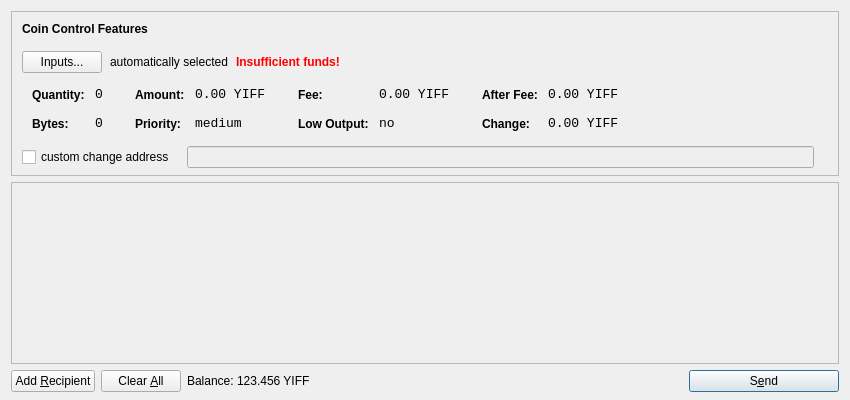
<?xml version="1.0" encoding="UTF-8"?>
<ui version="4.0">
 <class>SendCoinsDialog</class>
 <widget class="QDialog" name="SendCoinsDialog">
  <property name="geometry">
   <rect>
    <x>0</x>
    <y>0</y>
    <width>850</width>
    <height>400</height>
   </rect>
  </property>
  <property name="windowTitle">
   <string>Send Coins</string>
  </property>
  <layout class="QVBoxLayout" name="verticalLayout" stretch="0,1,0">
   <property name="bottomMargin">
    <number>8</number>
   </property>
   <item>
    <widget class="QFrame" name="frameCoinControl">
     <property name="sizePolicy">
      <sizepolicy hsizetype="Expanding" vsizetype="Expanding">
       <horstretch>0</horstretch>
       <verstretch>0</verstretch>
      </sizepolicy>
     </property>
     <property name="maximumSize">
      <size>
       <width>16777215</width>
       <height>16777215</height>
      </size>
     </property>
     <property name="frameShape">
      <enum>QFrame::StyledPanel</enum>
     </property>
     <property name="frameShadow">
      <enum>QFrame::Sunken</enum>
     </property>
     <layout class="QVBoxLayout" name="verticalLayoutCoinControl2">
      <property name="spacing">
       <number>-1</number>
      </property>
      <property name="leftMargin">
       <number>0</number>
      </property>
      <property name="topMargin">
       <number>0</number>
      </property>
      <property name="rightMargin">
       <number>0</number>
      </property>
      <property name="bottomMargin">
       <number>6</number>
      </property>
      <item>
       <layout class="QVBoxLayout" name="verticalLayoutCoinControl" stretch="0,0,0,0,1">
        <property name="spacing">
         <number>0</number>
        </property>
        <property name="leftMargin">
         <number>10</number>
        </property>
        <property name="topMargin">
         <number>10</number>
        </property>
        <item>
         <layout class="QHBoxLayout" name="horizontalLayoutCoinControl1">
          <property name="bottomMargin">
           <number>15</number>
          </property>
          <item>
           <widget class="QLabel" name="labelCoinControlFeatures">
            <property name="sizePolicy">
             <sizepolicy hsizetype="Preferred" vsizetype="Maximum">
              <horstretch>0</horstretch>
              <verstretch>0</verstretch>
             </sizepolicy>
            </property>
            <property name="font">
             <font>
              <weight>75</weight>
              <bold>true</bold>
             </font>
            </property>
            <property name="styleSheet">
             <string notr="true">font-weight:bold;</string>
            </property>
            <property name="text">
             <string>Coin Control Features</string>
            </property>
           </widget>
          </item>
         </layout>
        </item>
        <item>
         <layout class="QHBoxLayout" name="horizontalLayoutCoinControl2" stretch="0,0,0,0">
          <property name="spacing">
           <number>8</number>
          </property>
          <property name="bottomMargin">
           <number>10</number>
          </property>
          <item>
           <widget class="QPushButton" name="pushButtonCoinControl">
            <property name="styleSheet">
             <string notr="true"/>
            </property>
            <property name="text">
             <string>Inputs...</string>
            </property>
           </widget>
          </item>
          <item>
           <widget class="QLabel" name="labelCoinControlAutomaticallySelected">
            <property name="text">
             <string>automatically selected</string>
            </property>
            <property name="margin">
             <number>5</number>
            </property>
           </widget>
          </item>
          <item>
           <widget class="QLabel" name="labelCoinControlInsuffFunds">
            <property name="font">
             <font>
              <weight>75</weight>
              <bold>true</bold>
             </font>
            </property>
            <property name="styleSheet">
             <string notr="true">color:red;font-weight:bold;</string>
            </property>
            <property name="text">
             <string>Insufficient funds!</string>
            </property>
            <property name="margin">
             <number>5</number>
            </property>
           </widget>
          </item>
          <item>
           <spacer name="horizontalSpacerCoinControl">
            <property name="orientation">
             <enum>Qt::Horizontal</enum>
            </property>
            <property name="sizeHint" stdset="0">
             <size>
              <width>40</width>
              <height>1</height>
             </size>
            </property>
           </spacer>
          </item>
         </layout>
        </item>
        <item>
         <widget class="QWidget" name="widgetCoinControl" native="true">
          <property name="sizePolicy">
           <sizepolicy hsizetype="Preferred" vsizetype="Preferred">
            <horstretch>0</horstretch>
            <verstretch>0</verstretch>
           </sizepolicy>
          </property>
          <property name="minimumSize">
           <size>
            <width>0</width>
            <height>0</height>
           </size>
          </property>
          <property name="styleSheet">
           <string notr="true"/>
          </property>
          <layout class="QHBoxLayout" name="horizontalLayoutCoinControl5">
           <property name="margin">
            <number>0</number>
           </property>
           <item>
            <layout class="QHBoxLayout" name="horizontalLayoutCoinControl3" stretch="0,0,0,1">
             <property name="spacing">
              <number>20</number>
             </property>
             <property name="topMargin">
              <number>0</number>
             </property>
             <property name="bottomMargin">
              <number>10</number>
             </property>
             <item>
              <layout class="QFormLayout" name="formLayoutCoinControl1">
               <property name="horizontalSpacing">
                <number>10</number>
               </property>
               <property name="verticalSpacing">
                <number>14</number>
               </property>
               <property name="leftMargin">
                <number>10</number>
               </property>
               <property name="topMargin">
                <number>4</number>
               </property>
               <property name="rightMargin">
                <number>6</number>
               </property>
               <item row="0" column="0">
                <widget class="QLabel" name="labelCoinControlQuantityText">
                 <property name="styleSheet">
                  <string notr="true">font-weight:bold;</string>
                 </property>
                 <property name="text">
                  <string>Quantity:</string>
                 </property>
                 <property name="margin">
                  <number>0</number>
                 </property>
                </widget>
               </item>
               <item row="0" column="1">
                <widget class="QLabel" name="labelCoinControlQuantity">
                 <property name="font">
                  <font>
                   <family>Monospace</family>
                   <pointsize>10</pointsize>
                  </font>
                 </property>
                 <property name="cursor">
                  <cursorShape>IBeamCursor</cursorShape>
                 </property>
                 <property name="contextMenuPolicy">
                  <enum>Qt::ActionsContextMenu</enum>
                 </property>
                 <property name="text">
                  <string notr="true">0</string>
                 </property>
                 <property name="margin">
                  <number>0</number>
                 </property>
                 <property name="textInteractionFlags">
                  <set>Qt::LinksAccessibleByMouse|Qt::TextSelectableByKeyboard|Qt::TextSelectableByMouse</set>
                 </property>
                </widget>
               </item>
               <item row="1" column="0">
                <widget class="QLabel" name="labelCoinControlBytesText">
                 <property name="styleSheet">
                  <string notr="true">font-weight:bold;</string>
                 </property>
                 <property name="text">
                  <string>Bytes:</string>
                 </property>
                </widget>
               </item>
               <item row="1" column="1">
                <widget class="QLabel" name="labelCoinControlBytes">
                 <property name="font">
                  <font>
                   <family>Monospace</family>
                   <pointsize>10</pointsize>
                  </font>
                 </property>
                 <property name="cursor">
                  <cursorShape>IBeamCursor</cursorShape>
                 </property>
                 <property name="contextMenuPolicy">
                  <enum>Qt::ActionsContextMenu</enum>
                 </property>
                 <property name="text">
                  <string notr="true">0</string>
                 </property>
                 <property name="textInteractionFlags">
                  <set>Qt::LinksAccessibleByMouse|Qt::TextSelectableByKeyboard|Qt::TextSelectableByMouse</set>
                 </property>
                </widget>
               </item>
              </layout>
             </item>
             <item>
              <layout class="QFormLayout" name="formLayoutCoinControl2">
               <property name="horizontalSpacing">
                <number>10</number>
               </property>
               <property name="verticalSpacing">
                <number>14</number>
               </property>
               <property name="leftMargin">
                <number>6</number>
               </property>
               <property name="topMargin">
                <number>4</number>
               </property>
               <property name="rightMargin">
                <number>6</number>
               </property>
               <item row="0" column="0">
                <widget class="QLabel" name="labelCoinControlAmountText">
                 <property name="styleSheet">
                  <string notr="true">font-weight:bold;</string>
                 </property>
                 <property name="text">
                  <string>Amount:</string>
                 </property>
                 <property name="margin">
                  <number>0</number>
                 </property>
                </widget>
               </item>
               <item row="0" column="1">
                <widget class="QLabel" name="labelCoinControlAmount">
                 <property name="font">
                  <font>
                   <family>Monospace</family>
                   <pointsize>10</pointsize>
                  </font>
                 </property>
                 <property name="cursor">
                  <cursorShape>IBeamCursor</cursorShape>
                 </property>
                 <property name="contextMenuPolicy">
                  <enum>Qt::ActionsContextMenu</enum>
                 </property>
                 <property name="text">
                  <string notr="true">0.00 YIFF</string>
                 </property>
                 <property name="textInteractionFlags">
                  <set>Qt::LinksAccessibleByMouse|Qt::TextSelectableByKeyboard|Qt::TextSelectableByMouse</set>
                 </property>
                </widget>
               </item>
               <item row="1" column="0">
                <widget class="QLabel" name="labelCoinControlPriorityText">
                 <property name="styleSheet">
                  <string notr="true">font-weight:bold;</string>
                 </property>
                 <property name="text">
                  <string>Priority:</string>
                 </property>
                </widget>
               </item>
               <item row="1" column="1">
                <widget class="QLabel" name="labelCoinControlPriority">
                 <property name="font">
                  <font>
                   <family>Monospace</family>
                   <pointsize>10</pointsize>
                  </font>
                 </property>
                 <property name="cursor">
                  <cursorShape>IBeamCursor</cursorShape>
                 </property>
                 <property name="contextMenuPolicy">
                  <enum>Qt::ActionsContextMenu</enum>
                 </property>
                 <property name="text">
                  <string>medium</string>
                 </property>
                 <property name="textInteractionFlags">
                  <set>Qt::LinksAccessibleByMouse|Qt::TextSelectableByKeyboard|Qt::TextSelectableByMouse</set>
                 </property>
                </widget>
               </item>
              </layout>
             </item>
             <item>
              <layout class="QFormLayout" name="formLayoutCoinControl3">
               <property name="horizontalSpacing">
                <number>10</number>
               </property>
               <property name="verticalSpacing">
                <number>14</number>
               </property>
               <property name="leftMargin">
                <number>6</number>
               </property>
               <property name="topMargin">
                <number>4</number>
               </property>
               <property name="rightMargin">
                <number>6</number>
               </property>
               <item row="0" column="0">
                <widget class="QLabel" name="labelCoinControlFeeText">
                 <property name="styleSheet">
                  <string notr="true">font-weight:bold;</string>
                 </property>
                 <property name="text">
                  <string>Fee:</string>
                 </property>
                 <property name="margin">
                  <number>0</number>
                 </property>
                </widget>
               </item>
               <item row="0" column="1">
                <widget class="QLabel" name="labelCoinControlFee">
                 <property name="font">
                  <font>
                   <family>Monospace</family>
                   <pointsize>10</pointsize>
                  </font>
                 </property>
                 <property name="cursor">
                  <cursorShape>IBeamCursor</cursorShape>
                 </property>
                 <property name="contextMenuPolicy">
                  <enum>Qt::ActionsContextMenu</enum>
                 </property>
                 <property name="text">
                  <string notr="true">0.00 YIFF</string>
                 </property>
                 <property name="textInteractionFlags">
                  <set>Qt::LinksAccessibleByMouse|Qt::TextSelectableByKeyboard|Qt::TextSelectableByMouse</set>
                 </property>
                </widget>
               </item>
               <item row="1" column="0">
                <widget class="QLabel" name="labelCoinControlLowOutputText">
                 <property name="styleSheet">
                  <string notr="true">font-weight:bold;</string>
                 </property>
                 <property name="text">
                  <string>Low Output:</string>
                 </property>
                </widget>
               </item>
               <item row="1" column="1">
                <widget class="QLabel" name="labelCoinControlLowOutput">
                 <property name="font">
                  <font>
                   <family>Monospace</family>
                   <pointsize>10</pointsize>
                  </font>
                 </property>
                 <property name="cursor">
                  <cursorShape>IBeamCursor</cursorShape>
                 </property>
                 <property name="contextMenuPolicy">
                  <enum>Qt::ActionsContextMenu</enum>
                 </property>
                 <property name="text">
                  <string>no</string>
                 </property>
                 <property name="textInteractionFlags">
                  <set>Qt::LinksAccessibleByMouse|Qt::TextSelectableByKeyboard|Qt::TextSelectableByMouse</set>
                 </property>
                </widget>
               </item>
              </layout>
             </item>
             <item>
              <layout class="QFormLayout" name="formLayoutCoinControl4">
               <property name="horizontalSpacing">
                <number>10</number>
               </property>
               <property name="verticalSpacing">
                <number>14</number>
               </property>
               <property name="leftMargin">
                <number>6</number>
               </property>
               <property name="topMargin">
                <number>4</number>
               </property>
               <property name="rightMargin">
                <number>6</number>
               </property>
               <item row="0" column="0">
                <widget class="QLabel" name="labelCoinControlAfterFeeText">
                 <property name="styleSheet">
                  <string notr="true">font-weight:bold;</string>
                 </property>
                 <property name="text">
                  <string>After Fee:</string>
                 </property>
                 <property name="margin">
                  <number>0</number>
                 </property>
                </widget>
               </item>
               <item row="0" column="1">
                <widget class="QLabel" name="labelCoinControlAfterFee">
                 <property name="font">
                  <font>
                   <family>Monospace</family>
                   <pointsize>10</pointsize>
                  </font>
                 </property>
                 <property name="cursor">
                  <cursorShape>IBeamCursor</cursorShape>
                 </property>
                 <property name="contextMenuPolicy">
                  <enum>Qt::ActionsContextMenu</enum>
                 </property>
                 <property name="text">
                  <string notr="true">0.00 YIFF</string>
                 </property>
                 <property name="textInteractionFlags">
                  <set>Qt::LinksAccessibleByMouse|Qt::TextSelectableByKeyboard|Qt::TextSelectableByMouse</set>
                 </property>
                </widget>
               </item>
               <item row="1" column="0">
                <widget class="QLabel" name="labelCoinControlChangeText">
                 <property name="styleSheet">
                  <string notr="true">font-weight:bold;</string>
                 </property>
                 <property name="text">
                  <string>Change:</string>
                 </property>
                </widget>
               </item>
               <item row="1" column="1">
                <widget class="QLabel" name="labelCoinControlChange">
                 <property name="font">
                  <font>
                   <family>Monospace</family>
                   <pointsize>10</pointsize>
                  </font>
                 </property>
                 <property name="cursor">
                  <cursorShape>IBeamCursor</cursorShape>
                 </property>
                 <property name="contextMenuPolicy">
                  <enum>Qt::ActionsContextMenu</enum>
                 </property>
                 <property name="text">
                  <string notr="true">0.00 YIFF</string>
                 </property>
                 <property name="textInteractionFlags">
                  <set>Qt::LinksAccessibleByMouse|Qt::TextSelectableByKeyboard|Qt::TextSelectableByMouse</set>
                 </property>
                </widget>
               </item>
              </layout>
             </item>
            </layout>
           </item>
          </layout>
         </widget>
        </item>
        <item>
         <layout class="QHBoxLayout" name="horizontalLayoutCoinControl4" stretch="0,0,0">
          <property name="spacing">
           <number>12</number>
          </property>
          <property name="sizeConstraint">
           <enum>QLayout::SetDefaultConstraint</enum>
          </property>
          <property name="topMargin">
           <number>5</number>
          </property>
          <property name="rightMargin">
           <number>5</number>
          </property>
          <item>
           <widget class="QCheckBox" name="checkBoxCoinControlChange">
            <property name="text">
             <string>custom change address</string>
            </property>
           </widget>
          </item>
          <item>
           <widget class="QLineEdit" name="lineEditCoinControlChange">
            <property name="enabled">
             <bool>false</bool>
            </property>
            <property name="sizePolicy">
             <sizepolicy hsizetype="Expanding" vsizetype="Fixed">
              <horstretch>0</horstretch>
              <verstretch>0</verstretch>
             </sizepolicy>
            </property>
           </widget>
          </item>
          <item>
           <widget class="QLabel" name="labelCoinControlChangeLabel">
            <property name="sizePolicy">
             <sizepolicy hsizetype="Preferred" vsizetype="Expanding">
              <horstretch>0</horstretch>
              <verstretch>0</verstretch>
             </sizepolicy>
            </property>
            <property name="minimumSize">
             <size>
              <width>0</width>
              <height>0</height>
             </size>
            </property>
            <property name="text">
             <string/>
            </property>
            <property name="margin">
             <number>3</number>
            </property>
           </widget>
          </item>
         </layout>
        </item>
        <item>
         <spacer name="verticalSpacerCoinControl">
          <property name="orientation">
           <enum>Qt::Vertical</enum>
          </property>
          <property name="sizeHint" stdset="0">
           <size>
            <width>800</width>
            <height>1</height>
           </size>
          </property>
         </spacer>
        </item>
       </layout>
      </item>
     </layout>
    </widget>
   </item>
   <item>
    <widget class="QScrollArea" name="scrollArea">
     <property name="widgetResizable">
      <bool>true</bool>
     </property>
     <widget class="QWidget" name="scrollAreaWidgetContents">
      <property name="geometry">
       <rect>
        <x>0</x>
        <y>0</y>
        <width>830</width>
        <height>165</height>
       </rect>
      </property>
      <layout class="QVBoxLayout" name="verticalLayout_2">
       <property name="margin">
        <number>0</number>
       </property>
       <item>
        <layout class="QVBoxLayout" name="entries">
         <property name="spacing">
          <number>6</number>
         </property>
        </layout>
       </item>
       <item>
        <spacer name="verticalSpacer">
         <property name="orientation">
          <enum>Qt::Vertical</enum>
         </property>
         <property name="sizeHint" stdset="0">
          <size>
           <width>20</width>
           <height>40</height>
          </size>
         </property>
        </spacer>
       </item>
      </layout>
     </widget>
    </widget>
   </item>
   <item>
    <layout class="QHBoxLayout" name="horizontalLayout">
     <item>
      <widget class="QPushButton" name="addButton">
       <property name="toolTip">
        <string>Send to multiple recipients at once</string>
       </property>
       <property name="text">
        <string>Add &amp;Recipient</string>
       </property>
       <property name="icon">
        <iconset resource="../yiffcoin.qrc">
         <normaloff>:/icons/add</normaloff>:/icons/add</iconset>
       </property>
       <property name="autoDefault">
        <bool>false</bool>
       </property>
      </widget>
     </item>
     <item>
      <widget class="QPushButton" name="clearButton">
       <property name="sizePolicy">
        <sizepolicy hsizetype="Minimum" vsizetype="Fixed">
         <horstretch>0</horstretch>
         <verstretch>0</verstretch>
        </sizepolicy>
       </property>
       <property name="toolTip">
        <string>Remove all transaction fields</string>
       </property>
       <property name="text">
        <string>Clear &amp;All</string>
       </property>
       <property name="icon">
        <iconset resource="../yiffcoin.qrc">
         <normaloff>:/icons/remove</normaloff>:/icons/remove</iconset>
       </property>
       <property name="autoRepeatDelay">
        <number>300</number>
       </property>
       <property name="autoDefault">
        <bool>false</bool>
       </property>
      </widget>
     </item>
     <item>
      <layout class="QHBoxLayout" name="horizontalLayout_2">
       <property name="spacing">
        <number>3</number>
       </property>
       <item>
        <widget class="QLabel" name="label">
         <property name="text">
          <string>Balance:</string>
         </property>
        </widget>
       </item>
       <item>
        <widget class="QLabel" name="labelBalance">
         <property name="cursor">
          <cursorShape>IBeamCursor</cursorShape>
         </property>
         <property name="text">
          <string>123.456 YIFF</string>
         </property>
         <property name="textInteractionFlags">
          <set>Qt::LinksAccessibleByMouse|Qt::TextSelectableByKeyboard|Qt::TextSelectableByMouse</set>
         </property>
        </widget>
       </item>
      </layout>
     </item>
     <item>
      <spacer name="horizontalSpacer">
       <property name="orientation">
        <enum>Qt::Horizontal</enum>
       </property>
       <property name="sizeHint" stdset="0">
        <size>
         <width>40</width>
         <height>20</height>
        </size>
       </property>
      </spacer>
     </item>
     <item>
      <widget class="QPushButton" name="sendButton">
       <property name="minimumSize">
        <size>
         <width>150</width>
         <height>0</height>
        </size>
       </property>
       <property name="toolTip">
        <string>Confirm the send action</string>
       </property>
       <property name="text">
        <string>S&amp;end</string>
       </property>
       <property name="icon">
        <iconset resource="../yiffcoin.qrc">
         <normaloff>:/icons/send</normaloff>:/icons/send</iconset>
       </property>
       <property name="default">
        <bool>true</bool>
       </property>
      </widget>
     </item>
    </layout>
   </item>
  </layout>
 </widget>
 <resources>
  <include location="../yiffcoin.qrc"/>
 </resources>
 <connections/>
</ui>
